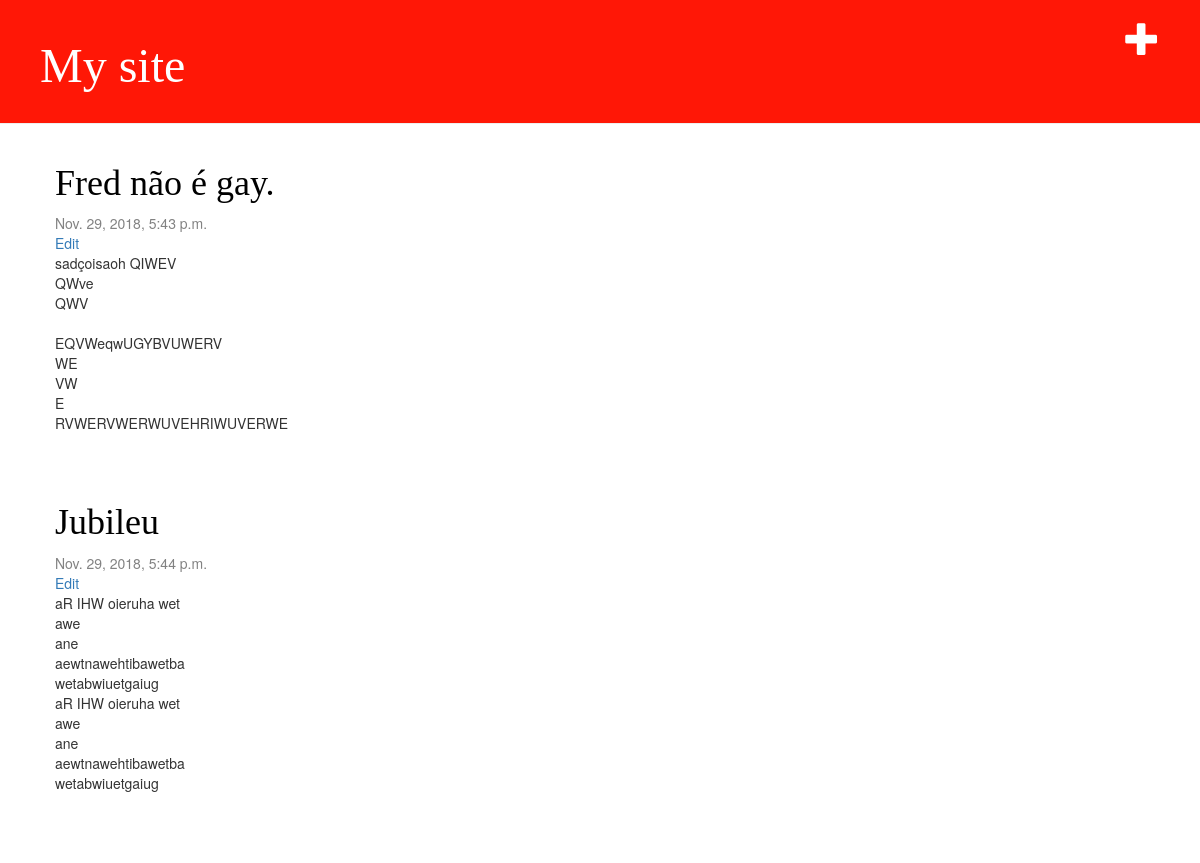
The page / on the database its author committed.
### blog/models.py (models this page shows, shortened)
class Post(models.Model):
    author = models.ForeignKey('auth.User', on_delete=models.CASCADE)
    title = models.CharField(max_length=200)
    text = models.TextField()
    created_date = models.DateTimeField(
        default=timezone.now)
    published_date = models.DateTimeField(
        blank=True, null=True)

### blog/views.py (the view)
# urls.py: path('', views.post_list, name='post_list'),
def post_list(request):
    posts = Post.objects.filter(published_date__lte=timezone.now()).order_by('published_date')
    return render(request, 'blog/post_list.html', {'posts': posts})

### blog/templates/blog/post_list.html
{% extends 'blog/base.html' %}
{% block content %}
    {% for post in posts %}
        <div class="post">
            <h1><a href="{% url 'post_detail' pk=post.pk %}">{{ post.title }}</a></h1>
            <div class="date">
                {{ post.published_date }}
            </div>
            <a href="{% url 'post_edit' post.pk %}">Edit</a>
            <p>{{ post.text|linebreaksbr }}</p>
        </div>
    {% endfor %}
{% endblock %}

### blog/templates/blog/base.html (shortened to what this page needs)
{% load static %}
<html>
    <head>
        <link rel="stylesheet" href="//maxcdn.bootstrapcdn.com/bootstrap/3.2.0/css/bootstrap.min.css">
        <link rel="stylesheet" href="//maxcdn.bootstrapcdn.com/bootstrap/3.2.0/css/bootstrap-theme.min.css">
        <link rel="stylesheet" href="{% static 'css/blog.css' %}">
    </head>
    <body>
        <div class="page-header">
            <a href="{% url 'post_new' %}" class="top-menu"><span class="glyphicon glyphicon-plus"></span></a>
            <h1><a href="/">My site</a></h1>
        </div>
        <div class="content container">
            <div class="row">
                <div class="col-md-8">
                    {% block content %}
                    {% endblock %}
                </div>
            </div>
        </div>
    </body>
</html>

### blog/static/css/blog.css (style rules this page uses)
h1 a { color: #FCA205; font-family: 'fantasy'; }
body { padding-left: 0px; }
.page-header { background-color: #ff1706; margin-top: 0; padding: 20px 20px 20px 40px; }
.page-header h1, .page-header h1 a, .page-header h1 a:visited, .page-header h1 a:active { color: #ffffff; font-size: 36pt; text-decoration: none; }
.content { margin-left: 40px; }
h1, h2, h3, h4 { font-family: 'Lobster', cursive; }
.date { color: #828282; }
.top-menu, .top-menu:hover, .top-menu:visited { color: #ffffff; float: right; font-size: 26pt; margin-right: 20px; }
.post { margin-bottom: 70px; }
.post h1 a, .post h1 a:visited { color: #000000; }

### rows shown on the page
Post: title "Fred não é gay.", published_date "Nov. 29, 2018, 5:43 p.m.", text "sadçoisaoh QIWEV QWve QWV EQVWeqwUGYBVUWERV WE VW E RVWERVWERWUVEHRIWUVERWE"
Post: title "Jubileu", published_date "Nov. 29, 2018, 5:44 p.m.", text "aR IHW oieruha wet awe ane aewtnawehtibawetba wetabwiuetgaiug aR IHW oieruha wet awe ane aewtnawehtibawetba wetabwiuetgaiug"
